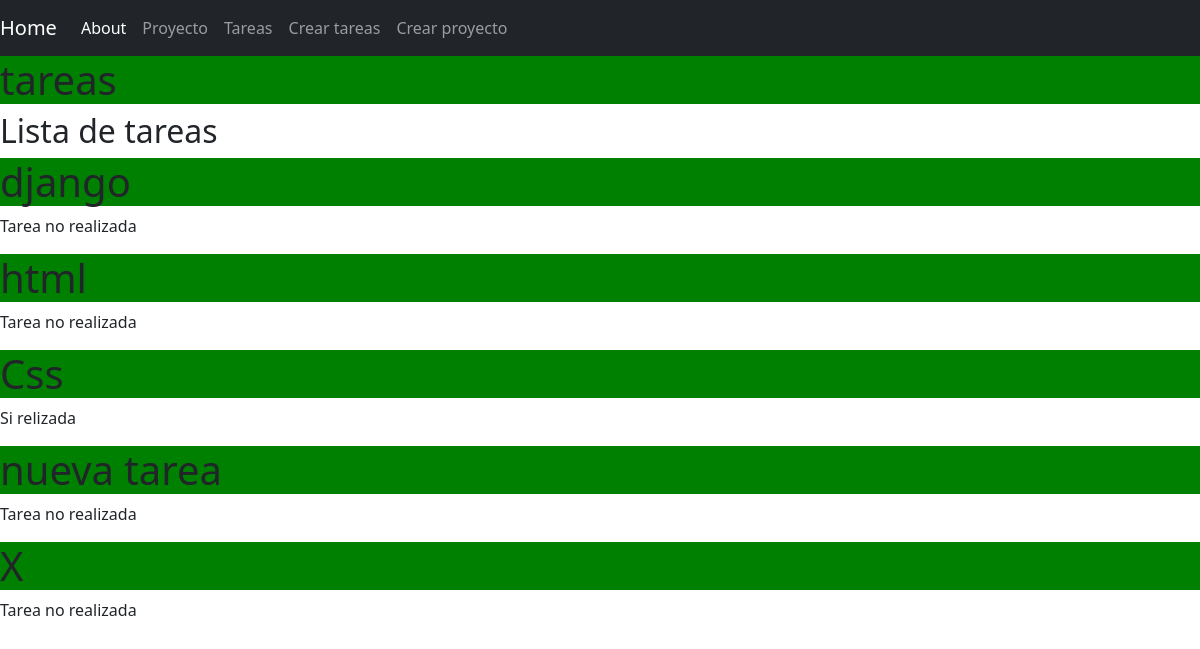
Page /tareas/ on the committed database.
### myapp/models.py (models this page shows, shortened)
class Tareas(models.Model):
    nombre = models.CharField(max_length=20)
    descripcion = models.TextField()
    proyeto = models.ForeignKey(Proyecto, on_delete=models.CASCADE) #Relacion a otra tabla, eliminar cuando se borre un proyecto se borren las tareas que estaban con el
    tareaRealizada = models.BooleanField(default=False)

### myapp/views.py (the view)
# urls.py: path("tareas/", views.tareas, name="tareas"),
def tareas(request):
    tareas = Tareas.objects.all()
    return render(request, 'tareas/tareas.html', {
        'tareas':tareas})

### myapp/templates/tareas/tareas.html
{% extends 'base.html' %}
{% block content %}
<h1>tareas</h1>
    <h2>Lista de tareas</h2>
    {%for tarea in tareas%}
    <h1> {{tarea.nombre}} </h1>
        {% if tarea.tareaRealizada == False%}
            <p>Tarea no realizada</p>
            {% else %}
            <p>Si relizada</p>
        {% endif %}
    {% endfor %}
{% endblock %}

### myapp/static/styles/base.css (style rules this page uses)
h1 { background-color:green; }

### rows in the picture
Tareas: nombre "django", tareaRealizada "Tarea no realizada"
Tareas: nombre "html", tareaRealizada "Tarea no realizada"
Tareas: nombre "Css", tareaRealizada "Si relizada"
Tareas: nombre "nueva tarea", tareaRealizada "Tarea no realizada"
Tareas: nombre "X", tareaRealizada "Tarea no realizada"
